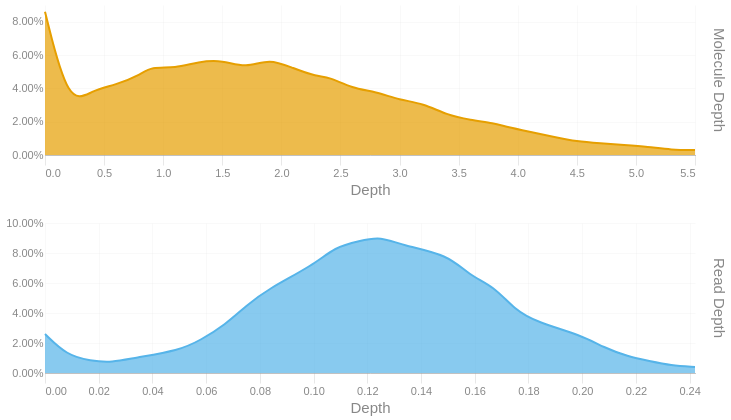

The notebook cell saved with this chart:
### Code cell
readdep = depth_hist(tb['Read Depth'], q99, 3)
readdep = readdep.with_columns(pl.lit('Read Depth').alias('Metric'))
if not SKIPLR:
    moldep = depth_hist(tb['Molecule Depth'], mol_q99, 1)
    moldep = moldep.with_columns(pl.lit('Molecule Depth').alias('Metric'))
    _hist = pl.concat([readdep, moldep])
    _hist = _hist.filter(pl.col('Proportion') != 0)
    with SafeRender(_hist):
        (
            alt.Chart(_hist)        
            .mark_area(interpolate = "basis")
            .encode(
                x=alt.X('Bin:Q').scale(domainMin=0).axis(alt.Axis(title='Depth')),
                y = alt.Y('Proportion:Q', title = None).axis(format = '.2%'),
                color = alt.Color('Metric:N').legend(None),
                row = alt.Row("Metric:N").header(title = None, labelOrient = 'right'),
                tooltip = [
                    alt.Tooltip("Metric:N", title = "Metric"),
                    alt.Tooltip('Interval:N', title = "Depth Interval"),
                    alt.Tooltip('Proportion:Q', title = "% Alignments").format('.2%')
                ]
            )
            .resolve_scale(x='independent', y='independent')
            .properties(
                height = 150, width = 650,
                usermeta={'embedOptions': {'downloadFileName': f'{samplename}.depth.hist'}}
            )
        ).display()
else:
    readdep = readdep.filter(pl.col('Proportion') != 0)
    with SafeRender(readdep):
        (
            alt.Chart(readdep)        
            .mark_area(interpolate = "basis")
            .encode(
                x=alt.X('Bin:Q').scale(domainMin=0).axis(alt.Axis(title='Depth')),
                y = alt.Y('Proportion:Q', title = None).axis(format = '.2%'),
                tooltip = [
                    alt.Tooltip('Interval:N', title = "Depth Interval"),
                    alt.Tooltip('Proportion:Q', title = "% Alignments").format('.2%')
                ]
            )
            .properties(
                usermeta={'embedOptions': {'downloadFileName': f'{samplename}.depth.hist'}}
            )
        ).display()

### Figure 1 — Vega-Lite specification as saved in the notebook (floating-point values rounded to 4 significant figures)
{"width": 650, "height": 150, "config": {"title": {"anchor": "start", "dy": -15, "fontSize": 18, "color": "#888888", "subtitleColor": "#888888", "subtitleFontSize": 14}, "arc": {"fill": "#0072B2"}, "axis": {"domainColor": "#888888", "domainWidth": 0.5, "gridWidth": 0.2, "grid": false, "titleFontWeight": 400, "titleFontSize": 15, "labelFontSize": 11, "labelColor": "#888888", "tickColor": "#888888", "tickWidth": 0.2, "titleColor": "#888888"}, "axisBand": {"grid": false}, "axisX": {"grid": true, "tickSize": 10, "domainCap": "round"}, "axisY": {"domain": false, "grid": true, "tickSize": 0, "domainCap": "round"}, "background": "transparent", "header": {"labelFontSize": 15, "labelColor": "#888888", "titleFontSize": 15, "titleFontWeight": 600, "titleColor": "#888888"}, "legend": {"labelFont": "sans-serif", "labelFontSize": 12, "labelColor": "#888888", "symbolSize": 100, "symbolType": "circle", "titleFontSize": 12, "titlePadding": 10, "titleColor": "#888888", "title": null}, "range": {"category": ["#E69F00", "#56B4E9", "#009E73", "#F0E442", "#0072B2", "#D55E00", "#CC79A7", "#000000"], "diverging": ["#cfe8f3", "#a2d4ec", "#73bfe2", "#46abdb", "#1696d2", "#12719e"]}, "area": {"fill": "#0072B2", "fillOpacity": 0.7, "line": true, "strokeOpacity": 0.7}, "line": {"color": "#0072B2", "stroke": "#0072B2", "strokeWidth": 2}, "trail": {"color": "#0072B2", "stroke": "#0072B2", "strokeWidth": 0, "size": 1}, "point": {"filled": true, "fillOpacity": 1.0, "size": 95}, "text": {"color": "#888888", "fontSize": 11, "align": "right", "fontWeight": 400, "size": 11}, "bar": {"fill": "#0072B2", "stroke": null}, "view": {"stroke": null, "continuousWidth": 660, "continuousHeight": 400}}, "data": {"name": "data-5e12295abc73f9b4ba673300238b57b6"}, "mark": {"type": "area", "interpolate": "basis"}, "encoding": {"color": {"field": "Metric", "legend": null, "type": "nominal"}, "row": {"field": "Metric", "header": {"title": null, "labelOrient": "right"}, "type": "nominal"}, "tooltip": [{"field": "Metric", "title": "Metric", "type": "nominal"}, {"field": "Interval", "title": "Depth Interval", "type": "nominal"}, {"field": "Proportion", "format": ".2%", "title": "% Alignments", "type": "quantitative"}], "x": {"axis": {"title": "Depth"}, "field": "Bin", "scale": {"domainMin": 0}, "type": "quantitative"}, "y": {"axis": {"format": ".2%"}, "field": "Proportion", "title": null, "type": "quantitative"}}, "resolve": {"scale": {"x": "independent", "y": "independent"}}, "usermeta": {"embedOptions": {"downloadFileName": "S3_Annapolis_280.depth.hist"}}, "$schema": "https://vega.github.io/schema/vega-lite/v6.1.0.json", "datasets": {"data-5e12295abc73f9b4ba673300238b57b6": [{"Bin": 0.0, "Interval": "0.0-0.008", "Proportion": 0.026, "Metric": "Read Depth"}, {"Bin": 0.008, "Interval": "0.008-0.017", "Proportion": 0.012, "Metric": "Read Depth"}, {"Bin": 0.017, "Interval": "0.017-0.025", "Proportion": 0.008, "Metric": "Read Depth"}, {"Bin": 0.025, "Interval": "0.025-0.033", "Proportion": 0.007, "Metric": "Read Depth"}, {"Bin": 0.033, "Interval": "0.033-0.042", "Proportion": 0.01, "Metric": "Read Depth"}, {"Bin": 0.05, "Interval": "0.05-0.058", "Proportion": 0.015, "Metric": "Read Depth"}, {"Bin": 0.058, "Interval": "0.058-0.067", "Proportion": 0.022, "Metric": "Read Depth"}, {"Bin": 0.067, "Interval": "0.067-0.075", "Proportion": 0.032, "Metric": "Read Depth"}, {"Bin": 0.075, "Interval": "0.075-0.083", "Proportion": 0.045, "Metric": "Read Depth"}, {"Bin": 0.083, "Interval": "0.083-0.092", "Proportion": 0.056, "Metric": "Read Depth"}, {"Bin": 0.1, "Interval": "0.1-0.108", "Proportion": 0.072, "Metric": "Read Depth"}, {"Bin": 0.108, "Interval": "0.108-0.117", "Proportion": 0.084, "Metric": "Read Depth"}, {"Bin": 0.117, "Interval": "0.117-0.125", "Proportion": 0.088, "Metric": "Read Depth"}, {"Bin": 0.125, "Interval": "0.125-0.133", "Proportion": 0.091, "Metric": "Read Depth"}, {"Bin": 0.133, "Interval": "0.133-0.142", "Proportion": 0.085, "Metric": "Read Depth"}, {"Bin": 0.15, "Interval": "0.15-0.158", "Proportion": 0.079, "Metric": "Read Depth"}, {"Bin": 0.158, "Interval": "0.158-0.167", "Proportion": 0.065, "Metric": "Read Depth"}, {"Bin": 0.167, "Interval": "0.167-0.175", "Proportion": 0.058, "Metric": "Read Depth"}, {"Bin": 0.175, "Interval": "0.175-0.183", "Proportion": 0.042, "Metric": "Read Depth"}, {"Bin": 0.183, "Interval": "0.183-0.192", "Proportion": 0.034, "Metric": "Read Depth"}, {"Bin": 0.2, "Interval": "0.2-0.208", "Proportion": 0.025, "Metric": "Read Depth"}, {"Bin": 0.208, "Interval": "0.208-0.217", "Proportion": 0.017, "Metric": "Read Depth"}, {"Bin": 0.217, "Interval": "0.217-0.225", "Proportion": 0.011, "Metric": "Read Depth"}, {"Bin": 0.225, "Interval": "0.225-0.233", "Proportion": 0.008, "Metric": "Read Depth"}, {"Bin": 0.233, "Interval": "0.233-0.242", "Proportion": 0.005, "Metric": "Read Depth"}, {"Bin": 0.242, "Interval": "0.242-0.25", "Proportion": 0.004, "Metric": "Read Depth"}, {"Bin": 0.0, "Interval": "0.0-0.2", "Proportion": 0.086, "Metric": "Molecule Depth"}, {"Bin": 0.2, "Interval": "0.2-0.4", "Proportion": 0.029, "Metric": "Molecule Depth"}, {"Bin": 0.4, "Interval": "0.4-0.6", "Proportion": 0.039, "Metric": "Molecule Depth"}, {"Bin": 0.6, "Interval": "0.6-0.8", "Proportion": 0.042, "Metric": "Molecule Depth"}, {"Bin": 0.8, "Interval": "0.8-0.9", "Proportion": 0.048, "Metric": "Molecule Depth"}, {"Bin": 0.9, "Interval": "0.9-1.1", "Proportion": 0.053, "Metric": "Molecule Depth"}, {"Bin": 1.1, "Interval": "1.1-1.3", "Proportion": 0.052, "Metric": "Molecule Depth"}, {"Bin": 1.3, "Interval": "1.3-1.5", "Proportion": 0.056, "Metric": "Molecule Depth"}, {"Bin": 1.5, "Interval": "1.5-1.7", "Proportion": 0.057, "Metric": "Molecule Depth"}, {"Bin": 1.7, "Interval": "1.7-1.9", "Proportion": 0.052, "Metric": "Molecule Depth"}, {"Bin": 1.9, "Interval": "1.9-2.1", "Proportion": 0.058, "Metric": "Molecule Depth"}, {"Bin": 2.1, "Interval": "2.1-2.3", "Proportion": 0.052, "Metric": "Molecule Depth"}, {"Bin": 2.3, "Interval": "2.3-2.4", "Proportion": 0.047, "Metric": "Molecule Depth"}, {"Bin": 2.4, "Interval": "2.4-2.6", "Proportion": 0.047, "Metric": "Molecule Depth"}, {"Bin": 2.6, "Interval": "2.6-2.8", "Proportion": 0.04, "Metric": "Molecule Depth"}, {"Bin": 2.8, "Interval": "2.8-3.0", "Proportion": 0.038, "Metric": "Molecule Depth"}, {"Bin": 3.0, "Interval": "3.0-3.2", "Proportion": 0.033, "Metric": "Molecule Depth"}, {"Bin": 3.2, "Interval": "3.2-3.4", "Proportion": 0.031, "Metric": "Molecule Depth"}, {"Bin": 3.4, "Interval": "3.4-3.6", "Proportion": 0.024, "Metric": "Molecule Depth"}, {"Bin": 3.6, "Interval": "3.6-3.8", "Proportion": 0.021, "Metric": "Molecule Depth"}, {"Bin": 3.8, "Interval": "3.8-3.9", "Proportion": 0.019, "Metric": "Molecule Depth"}, {"Bin": 3.9, "Interval": "3.9-4.1", "Proportion": 0.017, "Metric": "Molecule Depth"}, {"Bin": 4.1, "Interval": "4.1-4.3", "Proportion": 0.014, "Metric": "Molecule Depth"}, {"Bin": 4.3, "Interval": "4.3-4.5", "Proportion": 0.011, "Metric": "Molecule Depth"}, {"Bin": 4.5, "Interval": "4.5-4.7", "Proportion": 0.008, "Metric": "Molecule Depth"}, {"Bin": 4.7, "Interval": "4.7-4.9", "Proportion": 0.007, "Metric": "Molecule Depth"}, {"Bin": 4.9, "Interval": "4.9-5.1", "Proportion": 0.006, "Metric": "Molecule Depth"}, {"Bin": 5.1, "Interval": "5.1-5.3", "Proportion": 0.005, "Metric": "Molecule Depth"}, {"Bin": 5.3, "Interval": "5.3-5.5", "Proportion": 0.003, "Metric": "Molecule Depth"}, {"Bin": 5.5, "Interval": "5.5-5.64", "Proportion": 0.003, "Metric": "Molecule Depth"}]}}
